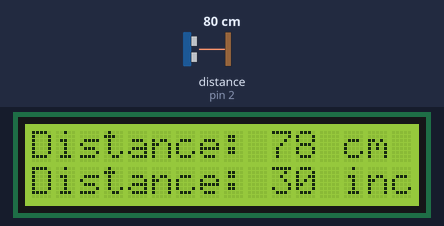
This sketch was run on a simulated Arduino Uno, built with avr-gcc and run on an emulated ATmega328P. On the bench: 16×2 character LCD. Wiring (inferred from the names in the program): ultrasonic range finder: trigger pin 3; echo pin 2. The inputs (shaded band) are chosen by the test bench; at power-on: distance to the obstacle (sensor on pin 2) 80 cm. The echo pulse lasts 58.3 µs per cm.

Above: at 1.2 s.
1.3 s: distance to the obstacle (sensor on pin 2) set to 2 cm
At 2.4 s:
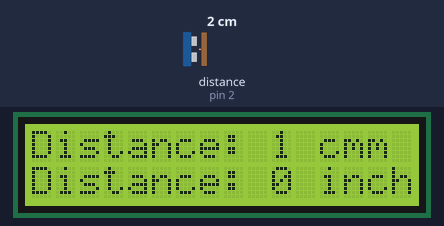
2.8 s: distance to the obstacle (sensor on pin 2) set to 18 cm
At 3.5 s:
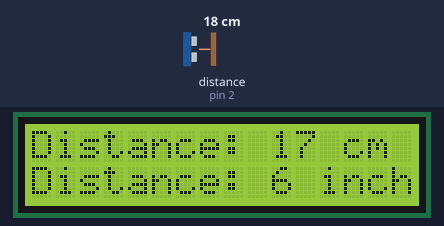
4.3 s: distance to the obstacle (sensor on pin 2) set to 4 cm
At 5.0 s:
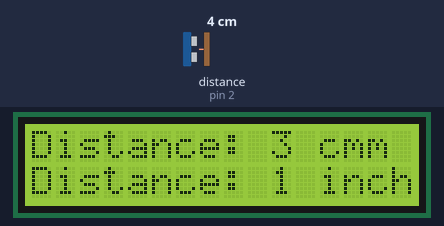
Timing chart, 0 to 7.3 s (numbered marks = the images above; inputs shaded):
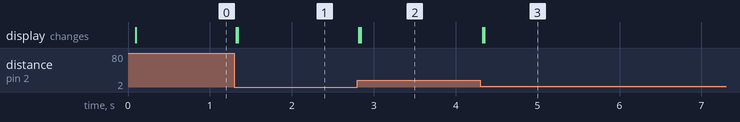

The sketch:

sketch_hc-sr04_ultrasonic_sensor.ino
```cpp
/*
  Ultrasonic Sensor HC-SR04 and Arduino Tutorial

  by Dejan Nedelkovski,
  www.HowToMechatronics.com
*/

#include <LiquidCrystal.h> // includes the LiquidCrystal Library

const int rs = 12, en = 11, d4 = 7, d5 = 6, d6 = 5, d7 = 4;
LiquidCrystal lcd(rs, en, d4, d5, d6, d7);

const int trigPin = 3;
const int echoPin = 2;
long duration;
int distanceCm, distanceInch;

void setup() {
  lcd.begin(16, 2); // Initializes the interface to the LCD screen, and specifies the dimensions (width and height) of the display
  pinMode(trigPin, OUTPUT);
  pinMode(echoPin, INPUT);
}

void loop() {
  digitalWrite(trigPin, LOW);
  delayMicroseconds(2);

  digitalWrite(trigPin, HIGH);
  delayMicroseconds(10);

  digitalWrite(trigPin, LOW);
  duration = pulseIn(echoPin, HIGH);
  distanceCm = duration * 0.034 / 2;
  distanceInch = duration * 0.0133 / 2;

  lcd.setCursor(0, 0); // Sets the location at which subsequent text written to the LCD will be displayed
  lcd.print("Distance: "); // Prints string "Distance" on the LCD
  lcd.print(distanceCm); // Prints the distance value from the sensor
  lcd.print(" cm");
  delay(10);

  lcd.setCursor(0, 1);
  lcd.print("Distance: ");
  lcd.print(distanceInch);
  lcd.print(" inch");
  delay(10);
}
```

Measured:
- after the input at 1.3 s, the display: first changes at once (image 1 shows a later state)
- after the input at 2.8 s, the display: first changes at once (image 2 shows a later state)
- after the input at 4.3 s, the display: first changes at once (image 3 shows a later state)
